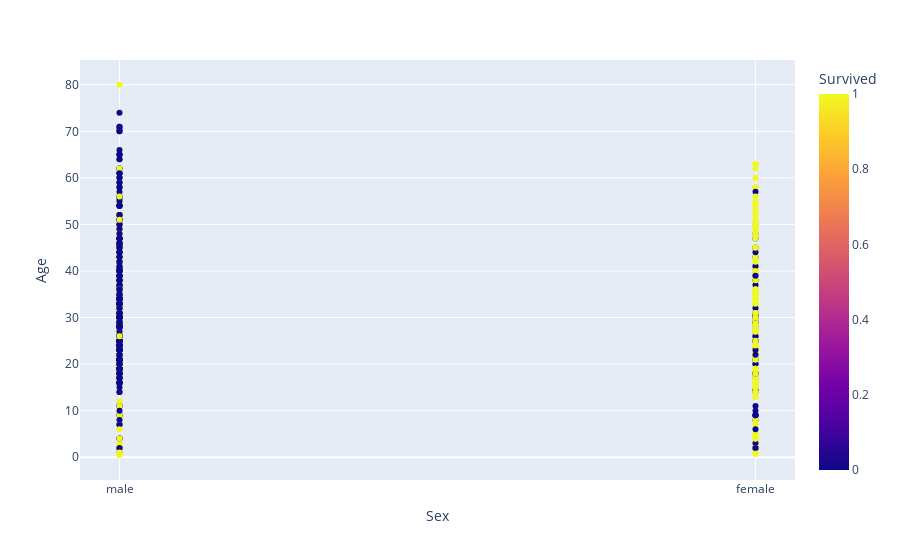

Notebook cell for this chart:
### Markdown cell above
**Initial Analysis**

### Code cell
#scatter_3d
fig = px.scatter(
    traindf,
    x="Sex",
    y="Age",
    color="Survived"
)
fig.show()

### Figure 1 — Plotly figure (JSON) as saved in the notebook; plotly's stock layout.template omitted (floating-point values rounded to 4 significant figures; data arrays with more than 128 entries replaced by an {"elided": "..."} marker saying what was removed)
{"data": [{"hovertemplate": "Sex=%{x}<br>Age=%{y}<br>Survived=%{marker.color}<extra></extra>", "legendgroup": "", "marker": {"color": {"elided": "891 int values"}, "coloraxis": "coloraxis", "symbol": "circle"}, "mode": "markers", "name": "", "showlegend": false, "type": "scatter", "x": {"elided": "891 str values"}, "xaxis": "x", "y": {"elided": "891 float values"}, "yaxis": "y"}], "layout": {"coloraxis": {"colorbar": {"title": {"text": "Survived"}}, "colorscale": [[0, "#0d0887"], [0.1111, "#46039f"], [0.2222, "#7201a8"], [0.3333, "#9c179e"], [0.4444, "#bd3786"], [0.5556, "#d8576b"], [0.6667, "#ed7953"], [0.7778, "#fb9f3a"], [0.8889, "#fdca26"], [1, "#f0f921"]]}, "legend": {"tracegroupgap": 0}, "margin": {"t": 60}, "xaxis": {"anchor": "y", "domain": [0, 1], "title": {"text": "Sex"}}, "yaxis": {"anchor": "x", "domain": [0, 1], "title": {"text": "Age"}}}}
